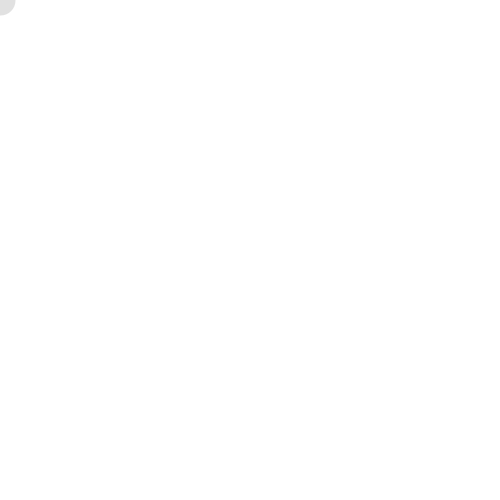
Frame 1 (no input)
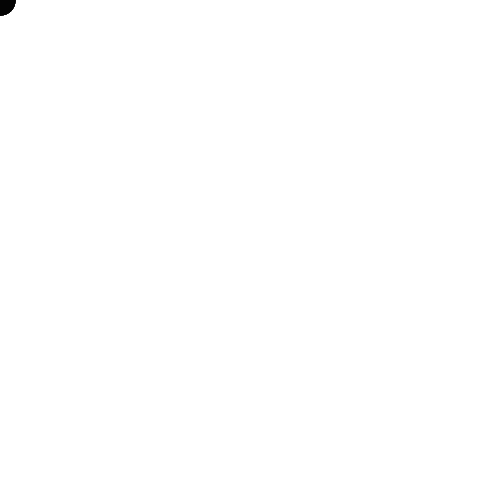
Frame 60 (the mouse pressed at the canvas centre just before this capture)
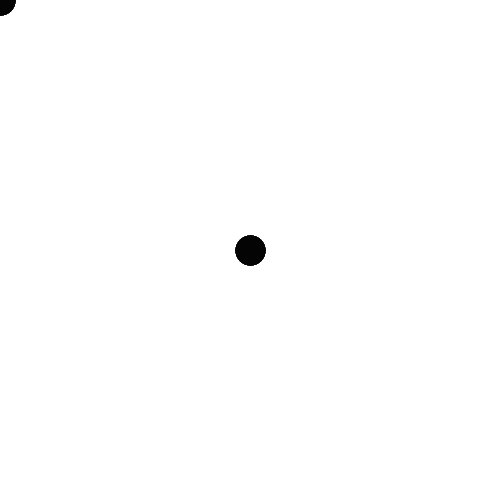
Frame 120 (the mouse held since frame 60 and released just before this capture)

The Processing sketch that drew these frames (run headless with seeded random() and noise(); from frame 60 on, the mouse is pressed at the canvas centre):

// Processing sketch: e03_odwrocen_mysz
// ── e03_odwrocen_mysz.pde
void setup() {
  size(500, 500);
  strokeWeight(30);
  background(255);
  stroke(0, 30);
}

void draw() {
  point(mouseY, mouseX);;
}
